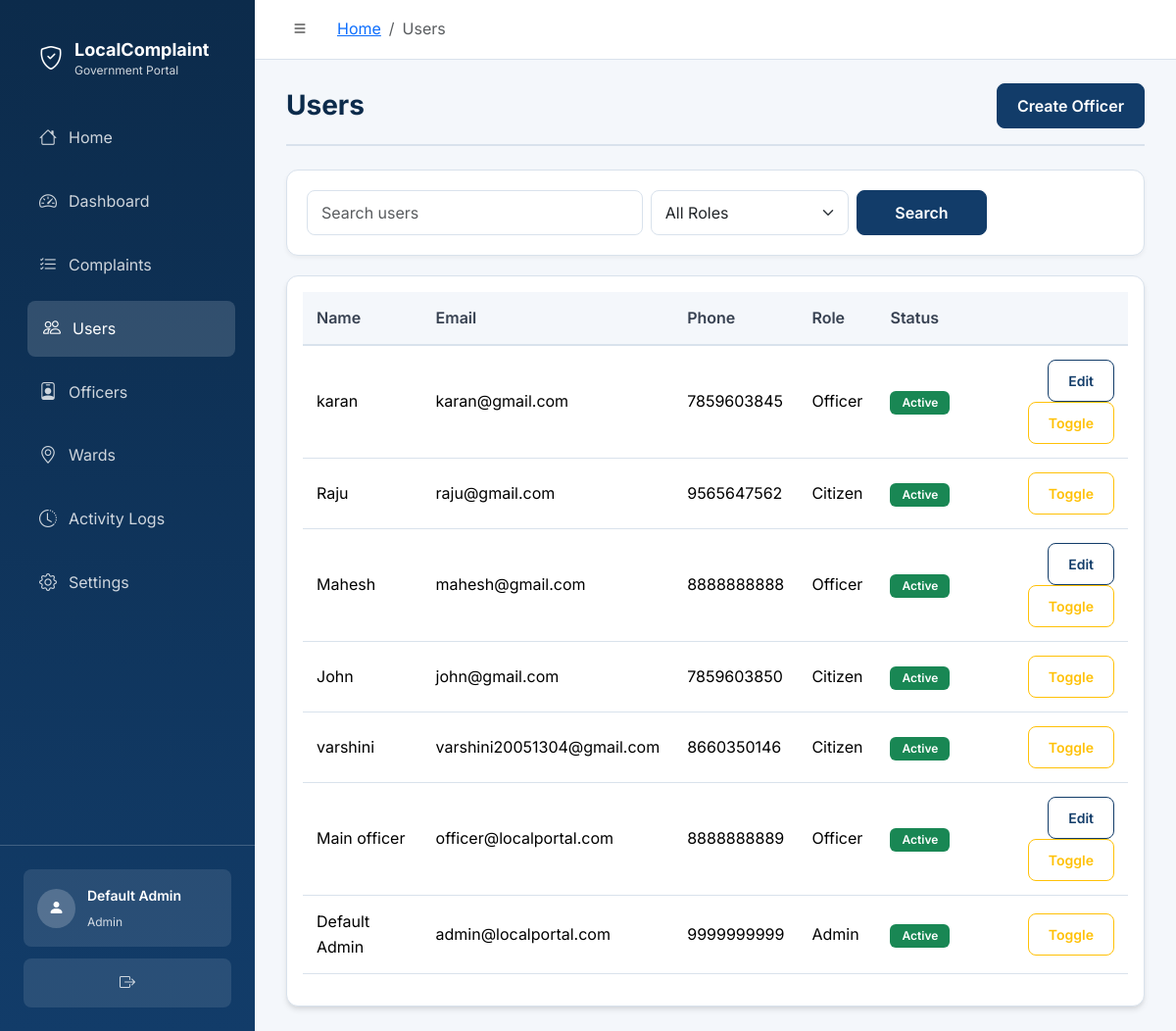
Page /admin/users (signed in) on the committed database.
### backend/models/user.py (models this page shows, shortened)
class User(UserMixin, db.Model):
    __tablename__ = "users"
    ROLE_CITIZEN = "citizen"
    ROLE_OFFICER = "officer"
    ROLE_ADMIN = "admin"
    ROLES = (ROLE_CITIZEN, ROLE_OFFICER, ROLE_ADMIN)
    user_id = db.Column(db.Integer, primary_key=True, autoincrement=True)
    full_name = db.Column(db.String(120), nullable=False)
    email = db.Column(db.String(150), nullable=False, unique=True, index=True)
    password_hash = db.Column(db.String(255), nullable=False)
    phone = db.Column(db.String(20))
    role = db.Column(
        db.Enum(*ROLES, name="user_role"),
        nullable=False,
        default=ROLE_CITIZEN,
        index=True,
    )
    security_question = db.Column(db.String(255))
    security_answer_hash = db.Column(db.String(255))
    is_active = db.Column(db.Boolean, nullable=False, default=True, index=True)
    created_at = db.Column(db.DateTime, nullable=False, default=datetime.utcnow)
    updated_at = db.Column(
        db.DateTime,
        nullable=False,
        default=datetime.utcnow,
        onupdate=datetime.utcnow,
    )
    citizen_complaints = db.relationship(
        "Complaint",
        foreign_keys="Complaint.citizen_id",
        back_populates="citizen",
        lazy="dynamic",
    )
    assigned_complaints = db.relationship(
        "Complaint",
        foreign_keys="Complaint.assigned_officer_id",
        back_populates="assigned_officer",
        lazy="dynamic",
    )
    assigned_wards = db.relationship(
        "Ward",
        foreign_keys="Ward.assigned_officer_id",
        back_populates="assigned_officer",
        lazy="dynamic",
    )
    complaint_updates = db.relationship(
        "ComplaintUpdate",
        back_populates="updated_by_user",
        lazy="dynamic",
    )
    notifications = db.relationship(
        "Notification",
        back_populates="user",
        lazy="dynamic",
        cascade="all, delete-orphan",
    )
    feedback_entries = db.relationship(
        "Feedback",
        back_populates="citizen",
        lazy="dynamic",
    )
    activity_logs = db.relationship(
        "ActivityLog",
        back_populates="user",
        lazy="dynamic",
    )
    @property
    def is_officer(self):
        return self.role == self.ROLE_OFFICER

### backend/routes/admin_routes.py (the view)
@admin_bp.route("/users", methods=["GET"])
@admin_required
def manage_users():
    form = AdminUserSearchForm(request.args)
    query = User.query
    if form.search_term.data:
        search = f"%{form.search_term.data}%"
        query = query.filter((User.full_name.ilike(search)) | (User.email.ilike(search)))
    if form.role.data:
        query = query.filter(User.role == form.role.data)
    page = request.args.get("page", 1, type=int)
    users = query.order_by(User.created_at.desc()).paginate(page=page, per_page=USERS_PER_PAGE, error_out=False)
    return render_template("admin/users.html", users=users, form=form)

### backend/forms/admin_forms.py
class AdminUserSearchForm(FlaskForm):
    search_term = StringField("Search", validators=[Optional(), Length(max=100)])
    role = SelectField(
        "Role",
        choices=[("", "All Roles"), (User.ROLE_CITIZEN, "Citizen"), (User.ROLE_OFFICER, "Officer"), (User.ROLE_ADMIN, "Admin")],
        validators=[Optional()],
    )
    submit = SubmitField("Search")

### backend/__init__.py (called while the page is built)
def create_app(config_name=None):
    app = Flask(
        __name__,
        static_folder="static",
        template_folder="templates",
    )
    load_config(app, config_name)
    init_extensions(app)
    register_blueprints(app)
    register_context_processors(app)
    register_jinja_filters(app)
    register_cli_commands(app)
    register_error_handlers(app)
    configure_session_security(app)
    ensure_upload_directories(app)
    register_temporary_routes(app)
    @app.after_request
    def add_header(response):
        response.headers["Cache-Control"] = "no-store, no-cache, must-revalidate, post-check=0, pre-check=0, max-age=0"
        response.headers["Pragma"] = "no-cache"
        response.headers["Expires"] = "-1"
        return response
    return app

### backend/extensions.py (called while the page is built)
@login_manager.user_loader
def load_user(user_id):
    from backend.models import User
    if not user_id:
        return None
    try:
        return db.session.get(User, int(user_id))
    except (TypeError, ValueError):
        return None

### backend/routes/auth_routes.py (called while the page is built)
def role_required(required_role):
    def decorator(view_func):
        @wraps(view_func)
        @login_required
        def wrapped_view(*args, **kwargs):
            if not current_user.is_active or current_user.role != required_role:
                flash("Access denied. You do not have permission to view this page.", "danger")
                return redirect_for_role(current_user)
            return view_func(*args, **kwargs)
        return wrapped_view
    return decorator

### backend/utils/context_processors.py (called while the page is built)
def register_context_processors(app):
    @app.context_processor
    def inject_navigation_context():
        dashboard_url = None
        if current_user.is_authenticated:
            role_dashboard_routes = {
                "Citizen": "citizen.dashboard",
                "Officer": "officer.dashboard",
                "Admin": "admin.dashboard",
            }
            route_name = role_dashboard_routes.get(current_user.role)
            if route_name:
                dashboard_url = url_for(route_name)
        return {"role_dashboard_url": dashboard_url}

### backend/templates/admin/users.html (shortened to what this page needs)
{% extends "base_dashboard.html" %}
{% from "components/macros.html" import form_field, empty_state, table_header with context %}
{% block content %}
<div class="page-header"><h1 class="h3">Users</h1><a class="btn btn-primary" href="{{ url_for('admin.create_officer') }}">Create Officer</a></div>
<div class="filter-panel"><form autocomplete="off" class="row g-2" method="get"><div class="col-md-5">{{ form.search_term(class="form-control", placeholder="Search users") }}</div><div class="col-md-3">{{ form.role(class="form-select") }}</div><div class="col-md-2">{{ form.submit(class="btn btn-primary w-100") }}</div></form></div>
<div class="card p-3 table-responsive"><div class="table-responsive">
<table class="table table-hover align-middle align-middle"><thead><tr><th>Name</th><th>Email</th><th>Phone</th><th>Role</th><th>Status</th><th></th></tr></thead><tbody>{% for user in users.items %}<tr><td>{{ user.full_name }}</td><td>{{ user.email }}</td><td>{{ user.phone }}</td><td>{{ user.role|title }}</td><td>{% if user.is_active %}<span class="badge bg-success">Active</span>{% else %}<span class="badge bg-secondary">Inactive</span>{% endif %}</td><td class="text-end">{% if user.is_officer %}<a class="btn btn-sm btn-outline-primary" href="{{ url_for('admin.edit_officer', user_id=user.user_id) }}">Edit</a>{% endif %}<form autocomplete="off" class="d-inline" method="post" action="{{ url_for('admin.toggle_user_status', user_id=user.user_id) }}" data-confirm="Change user status?">
<input type="hidden" name="csrf_token" value="{{ csrf_token() }}"/><button class="btn btn-sm btn-outline-warning">Toggle</button></form></td></tr>{% else %}<tr><td colspan="6" class="text-muted">No users found.</td></tr>{% endfor %}</tbody></table>
</div>{% set pagination = users %}{% include "components/pagination.html" %}</div>
{% endblock %}

### backend/templates/base_dashboard.html (shortened to what this page needs)
<!doctype html>
<html lang="en">
<head>
  <link href="https://cdn.jsdelivr.net/npm/bootstrap@5.3.3/dist/css/bootstrap.min.css" rel="stylesheet">
  <link href="https://cdn.jsdelivr.net/npm/bootstrap-icons@1.11.3/font/bootstrap-icons.min.css" rel="stylesheet">
  <link rel="stylesheet" href="{{ url_for('static', filename='css/style.css') }}">
</head>
<body class="dashboard-body">
  <aside class="sidebar" id="sidebar">
    <div class="sidebar-header">
      <a href="{{ url_for('index') }}" class="sidebar-brand">
        <div class="sidebar-brand-icon"><i class="bi bi-shield-check"></i></div>
        <div class="sidebar-brand-text">
          <span class="sidebar-brand-title">LocalComplaint</span>
          <span class="sidebar-brand-sub">Government Portal</span>
        </div>
      </a>
    </div>
    <nav class="sidebar-nav">
      {% block sidebar_nav %}
        {% if current_user.is_authenticated %}
          {% if current_user.role == 'citizen' %}
            {% include "components/sidebar_citizen.html" %}
          {% elif current_user.role == 'officer' %}
            {% include "components/sidebar_officer.html" %}
          {% elif current_user.role == 'admin' %}
            {% include "components/sidebar_admin.html" %}
          {% endif %}
        {% endif %}
      {% endblock %}
    </nav>
    <div class="sidebar-footer">
      <div class="sidebar-user">
        <div class="sidebar-user-avatar">
          <i class="bi bi-person-fill"></i>
        </div>
        <div class="sidebar-user-info">
          <span class="sidebar-user-name">{{ current_user.full_name if current_user.is_authenticated else 'Guest' }}</span>
          <span class="sidebar-user-role">{{ current_user.role | capitalize if current_user.is_authenticated else '' }}</span>
        </div>
      </div>
      <a href="{{ url_for('auth.logout') }}" class="sidebar-logout" title="Logout">
        <i class="bi bi-box-arrow-right"></i>
      </a>
    </div>
  </aside>
  <div class="main-wrapper">
    <header class="topbar">
      <button class="topbar-toggle" id="sidebarToggle" aria-label="Toggle sidebar">
        <i class="bi bi-list"></i>
      </button>
      <div class="topbar-breadcrumb">
        {% block breadcrumb %}
          {% set path_parts = request.path.strip('/').split('/') %}
          <nav aria-label="breadcrumb">
            <ol class="breadcrumb mb-0">
              <li class="breadcrumb-item"><a href="{{ url_for(current_user.role|lower + '.dashboard') if current_user.is_authenticated else url_for('index') }}">Home</a></li>
              {% for part in path_parts %}
                {% if part != current_user.role|lower %}
                  {% if loop.last %}
                    <li class="breadcrumb-item active" aria-current="page">{{ part | replace('_', ' ') | replace('-', ' ') | title }}</li>
                  {% else %}
                    <li class="breadcrumb-item text-muted">{{ part | replace('_', ' ') | replace('-', ' ') | title }}</li>
                  {% endif %}
                {% endif %}
              {% endfor %}
            </ol>
          </nav>
        {% endblock %}
      </div>
    </header>
    <main class="page-content">
      {% block content %}{% endblock %}
    </main>
  </div>
</body>
</html>

### backend/static/css/style.css (style rules this page uses)
:root { --gov-blue: #123c69; --gov-blue-dark: #0c2b4b; --gov-accent: #2f80ed; --gov-accent-light: #e8f0fe; --surface: #ffffff; --soft-bg: #f4f7fb; --border: #d9e2ec; --text-muted: #64748b; --success: #10b981; --warning: #f59e0b; --danger: #ef4444; --info: #3b82f6; }
body { background: var(--soft-bg); color: #1f2937; font-family: 'Inter', -apple-system, BlinkMacSystemFont, 'Segoe UI', Roboto, sans-serif; line-height: 1.6; }
.page-header { display: flex; justify-content: space-between; gap: 1rem; align-items: center; margin-bottom: 1rem; }
.card, .filter-panel, .table-card { border: 1px solid var(--border); border-radius: .5rem; box-shadow: 0 8px 22px rgba(15, 23, 42, .04); }
.filter-panel { background: #fff; padding: 1rem; margin-bottom: 1rem; }
.form-control, .form-select { border: 1px solid var(--border); border-radius: 0.5rem; padding: 0.625rem 0.875rem; transition: border-color 0.2s, box-shadow 0.2s; }
.btn { border-radius: 0.5rem; font-weight: 600; padding: 0.625rem 1.25rem; transition: all 0.2s; }
.btn-primary { background: var(--gov-blue); border-color: var(--gov-blue); }
.btn-outline-primary { color: var(--gov-blue); border-color: var(--gov-blue); }
.table { border-collapse: separate; border-spacing: 0; }
.table thead th { background: var(--soft-bg); border-bottom: 2px solid var(--border); font-weight: 600; color: #374151; padding: 0.875rem; vertical-align: middle; }
.table tbody td { border-bottom: 1px solid var(--border); padding: 0.875rem; vertical-align: middle; }
.badge { font-weight: 600; padding: 0.375rem 0.75rem; border-radius: 0.375rem; }
.card { border: 1px solid var(--border); border-radius: 0.75rem; box-shadow: 0 4px 6px -1px rgba(0, 0, 0, 0.1), 0 2px 4px -1px rgba(0, 0, 0, 0.06); transition: box-shadow 0.2s; }
.filter-panel { background: #fff; border: 1px solid var(--border); border-radius: 0.75rem; padding: 1.25rem; margin-bottom: 1.25rem; box-shadow: 0 2px 4px rgba(0, 0, 0, 0.05); }
.page-header { display: flex; justify-content: space-between; gap: 1rem; align-items: center; margin-bottom: 1.5rem; padding-bottom: 1rem; border-bottom: 2px solid var(--border); }
.page-header h1, .page-header h2, .page-header h3 { margin: 0; color: var(--gov-blue-dark); font-weight: 700; }
.dashboard-body { background: var(--soft-bg); display: flex; height: 100vh; overflow: hidden; }
.sidebar { background: linear-gradient(180deg, var(--gov-blue-dark) 0%, var(--gov-blue) 100%); color: #fff; width: 260px; flex-shrink: 0; display: flex; flex-direction: column; height: 100vh; }
.sidebar-header { flex-shrink: 0; padding: 1.5rem 1.5rem 0 1.5rem; }
.sidebar-brand { color: #fff; text-decoration: none; display: flex; align-items: center; gap: 0.75rem; padding: 1rem; margin-bottom: 1rem; border-radius: 0.5rem; transition: background 0.2s; }
.sidebar-brand-icon { font-size: 1.5rem; }
.sidebar-brand-text { display: flex; flex-direction: column; }
.sidebar-brand-title { font-weight: 700; font-size: 1.125rem; line-height: 1.2; }
.sidebar-brand-sub { font-size: 0.75rem; opacity: 0.8; }
.sidebar-nav { flex: 1; overflow-y: auto; min-height: 0; padding: 0 1.5rem; }
.sidebar-footer { flex-shrink: 0; margin-top: auto; padding: 1.5rem; border-top: 1px solid rgba(255, 255, 255, 0.2); }
.sidebar-user { display: flex; align-items: center; gap: 0.75rem; padding: 0.875rem; background: rgba(255, 255, 255, 0.1); border-radius: 0.5rem; margin-bottom: 0.75rem; }
.sidebar-user-avatar { background: rgba(255, 255, 255, 0.2); border-radius: 50%; width: 40px; height: 40px; display: flex; align-items: center; justify-content: center; }
.sidebar-user-name { font-weight: 600; font-size: 0.875rem; }
.sidebar-user-role { font-size: 0.75rem; opacity: 0.8; }
.sidebar-logout { color: rgba(255, 255, 255, 0.8); display: flex; align-items: center; justify-content: center; padding: 0.75rem; background: rgba(255, 255, 255, 0.1); border-radius: 0.5rem; text-decoration: none; transition: all 0.2s; }
.main-wrapper { flex-grow: 1; display: flex; flex-direction: column; height: 100vh; overflow: hidden; background: var(--soft-bg); }
.topbar { background: #fff; padding: 1rem 2rem; display: flex; align-items: center; justify-content: space-between; border-bottom: 1px solid var(--border); flex-shrink: 0; }
.topbar-toggle { background: none; border: none; }
.topbar-breadcrumb { flex: 1; margin: 0 1.5rem; }
.page-content { flex-grow: 1; padding: 1.5rem 2rem; overflow-y: auto; }

### rows in the picture
User: is_active+full_name "Default Admin", role "Admin", full_name "Default Admin", email "admin@localportal.com", phone "9999999999", shows "Active"
User: full_name "karan", email "karan@gmail.com", phone "7859603845", role "Officer", is_active "Active"
User: full_name "Raju", email "raju@gmail.com", phone "9565647562", role "Citizen", is_active "Active"
User: full_name "Mahesh", email "mahesh@gmail.com", phone "8888888888", role "Officer", is_active "Active"
User: full_name "John", email "john@gmail.com", phone "7859603850", role "Citizen", is_active "Active"
User: full_name "varshini", email "varshini20051304@gmail.com", phone "8660350146", role "Citizen", is_active "Active"
User: full_name "Main officer", email "officer@localportal.com", phone "8888888889", role "Officer", is_active "Active"

### other values in the picture
{{ part | replace('_', ' ') | replace('-', ' ') | title }} "Users"
